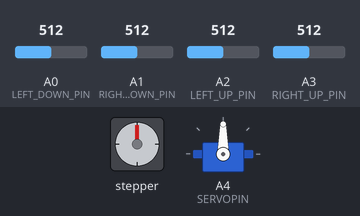
Recording of a sketch running on a simulated Arduino Uno, built with avr-gcc and run on an emulated ATmega328P. Shown: stepper motor, servo. Wiring (inferred from the names in the program): stepper motor driver (200 steps per turn assumed): step pin 7; direction pin 6. The test bench sets the inputs (shaded band); at power-on: A0 (LEFT_DOWN_PIN) = 512, A1 (RIGHT_DOWN_PIN) = 512, A2 (LEFT_UP_PIN) = 512, A3 (RIGHT_UP_PIN) = 512.

Above: at 1.7 s.
1.8 s: A0 (LEFT_DOWN_PIN) set to 543
At 2.25 s:
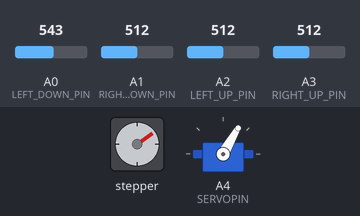
4.8 s: A1 (RIGHT_DOWN_PIN) set to 538
At 6.0 s:
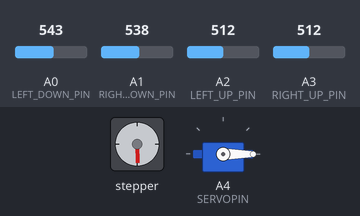
6.3 s: A2 (LEFT_UP_PIN) set to 543
7.8 s: A2 (LEFT_UP_PIN) set to 559
At 7.95 s:
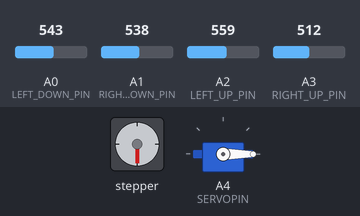
10.8 s: A3 (RIGHT_UP_PIN) set to 716
At 10.95 s:
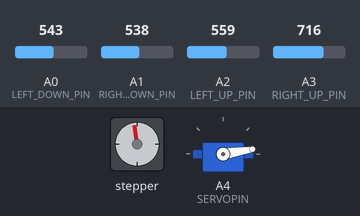
13.8 s: A3 (RIGHT_UP_PIN) set to 306
Timing chart, 0 to 19.8 s (numbered marks = the images above; inputs shaded):
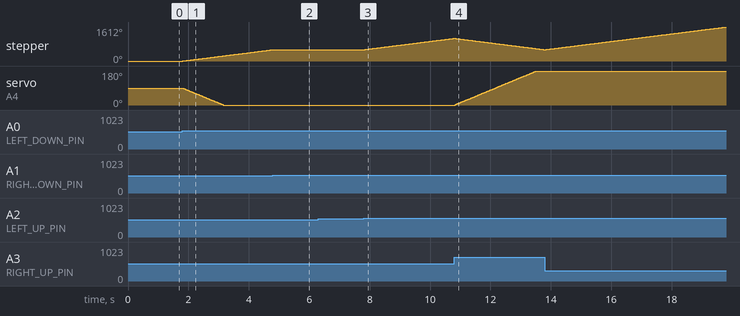

Measured:
- the behaviour switches between 532 and 533 on A0 (LEFT_DOWN_PIN) (found by bisection; images 0 and 1)
- the behaviour switches between 522 and 523 on A1 (RIGHT_DOWN_PIN) (found by bisection; images 1 and 2)
- the behaviour switches between 558 and 559 on A2 (LEFT_UP_PIN) (found by bisection; images 2 and 3)
- after the input at 1.8 s, stepper: keeps turning clockwise at about 180°/s, starting at once; servo on A4 (SERVOPIN): moves from 90° to 0° over 1.3 s, starting at once
- after the input at 4.8 s, stepper: stops changing and stays 538°
- after the input at 6.3 s, every drawn part: stays the same
- after the input at 7.8 s, stepper: keeps turning clockwise at about 180°/s, starting at once
- after the input at 10.8 s, servo on A4 (SERVOPIN): moves from 0° to 180° over 2.7 s, starting at once

The sketch:

rotation.ino
```cpp
#include <Servo.h>
#include <limits.h>

#define PRINTTIME  1000
#define STEPTIME 5
#define TOLERANCE 20
#define SERVOTIME 15
#define READTIME 4

#define LEFT_DOWN_PIN A0
#define RIGHT_DOWN_PIN A1
#define LEFT_UP_PIN A2
#define RIGHT_UP_PIN A3
#define SERVOPIN A4
#define DIRECTION 6
#define STP 7

Servo serwo;
volatile int16_t Left_Up_Value = 0, Right_Up_Value = 0, Left_Down_Value = 0, Right_Down_Value = 0;
volatile int16_t values[4];
int16_t StepCounter = 0;
uint32_t ActualTime = 0, PreviousTimeStep = 0, PreviousTimePrint = 0, PreviousTimeServo = 0, PreviousTimeRead = 0;
bool state = LOW;
uint8_t sposition = 90 , pos = 0;
int16_t upMax, downMax, leftMax, rightMax;

void setup() {
  // put your setup code here, to run once:
  pinMode(DIRECTION, OUTPUT);
  digitalWrite(DIRECTION, HIGH);
  pinMode(STP, OUTPUT);
  Serial.begin(2000000);
  serwo.attach(SERVOPIN);
  serwo.write(sposition);
  delay(500);
}

void ReadLight();
void SetServoPosition();
void SetStepperPosition();

void loop() {
  ActualTime = millis();
  if( (ActualTime - PreviousTimeRead) >= READTIME )
  {
    PreviousTimeRead = ActualTime;
    ReadLight();
    pos = FindMax();
  }
  if( (ActualTime - PreviousTimeStep) >= STEPTIME )
  {
    PreviousTimeStep = ActualTime;
    SetStepperPosition();
  }

  if( (ActualTime - PreviousTimeServo) >= SERVOTIME )
  {
    PreviousTimeServo = ActualTime;
    SetServoPosition();
  }
  /*
  if( (ActualTime - PreviousTimePrint) >= PRINTTIME )
  {
    PreviousTimePrint = ActualTime;
    Serial.println(String("") + "Step counter: " + StepCounter/2);
  }
  */
}

void ReadLight()
{
    Left_Down_Value = analogRead(LEFT_DOWN_PIN);
    Right_Down_Value = analogRead(RIGHT_DOWN_PIN);
    Left_Up_Value = analogRead(LEFT_UP_PIN);
    Right_Up_Value = analogRead(RIGHT_UP_PIN);
    values[0] = Left_Down_Value;
    values[1] = Right_Down_Value;
    values[2] = Left_Up_Value;
    values[3] = Right_Up_Value;
    //Serial.println(String("") + "Left_Down_Value " + Left_Down_Value + " Right_Down_Value " + Right_Down_Value + " Left_Up_Value " +
                  //Left_Up_Value + " Right_Up_Value " + Right_Up_Value);
}

void SetStepperPosition()
{
  if(HorizontalDiff())
  {
  //left max
    if ((pos == 0) || (pos == 2))
    {
      digitalWrite(DIRECTION, HIGH);
      ++StepCounter;
    }
    else
    {
      digitalWrite(DIRECTION, LOW);
      --StepCounter;
    }
    digitalWrite(STP,state);
    state = !state;
  }
}

void SetServoPosition()
{
  if(VerticalDiff())
  {
    //down position max
    if ( (pos == 0) || (pos == 1) )
    {
      if(sposition > 0)
        serwo.write(--sposition);
    }
    else
    {
      if(sposition < 180)
        serwo.write(++sposition);
    }
    //Serial.println(String("") + "UpSum" + UpSum + " DownSum " + DownSum + " Vertical Difference " +
                  //VerticalDifference + " Horizonatal difference: " + HorizontalDifference +
                  //" Step Counter: " + StepCounter + " sposition: " + sposition + " pos " + pos);
  }
}

int16_t FindMax()
{
  int max_v = INT_MIN;
  int max_i = 0;
  for ( int i = 0; i < sizeof(values)/sizeof(values[0]); i++ )
  {
    if ( values[i] > max_v )
    {
      max_v = values[i];
      max_i = i;
    }
  }
  return max_i;
}

inline bool VerticalDiff()
{
  upMax = ( values[2] > values[3] ? values[2] : values[3] );
  downMax = ( values[0] > values[1] ? values[0] : values[1] );
  return ( abs(upMax - downMax) > TOLERANCE ? true : false );
}

inline bool HorizontalDiff()
{
  leftMax = ( values[0] > values[2] ? values[0] : values[2] );
  rightMax = ( values[1] > values[3] ? values[1] : values[3]);
  return ( abs(leftMax - rightMax) > TOLERANCE ? true : false);
}
```
